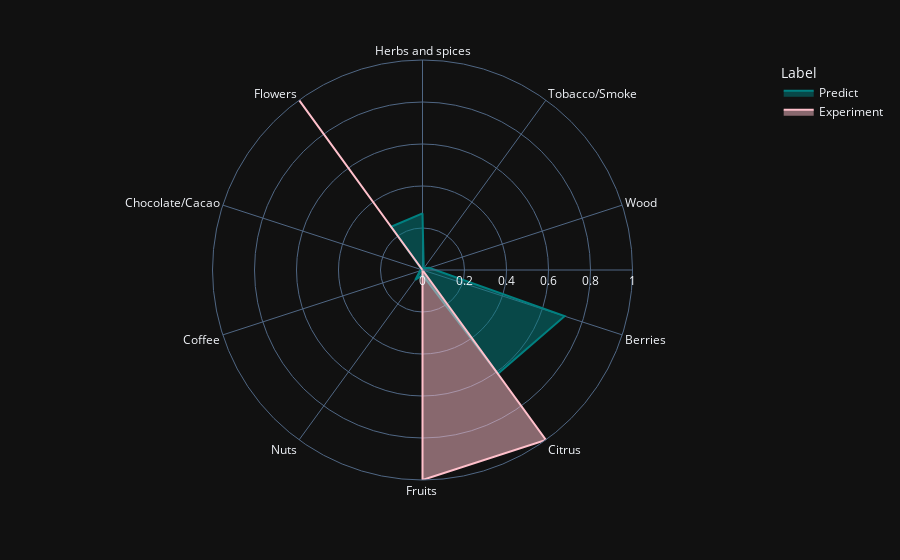
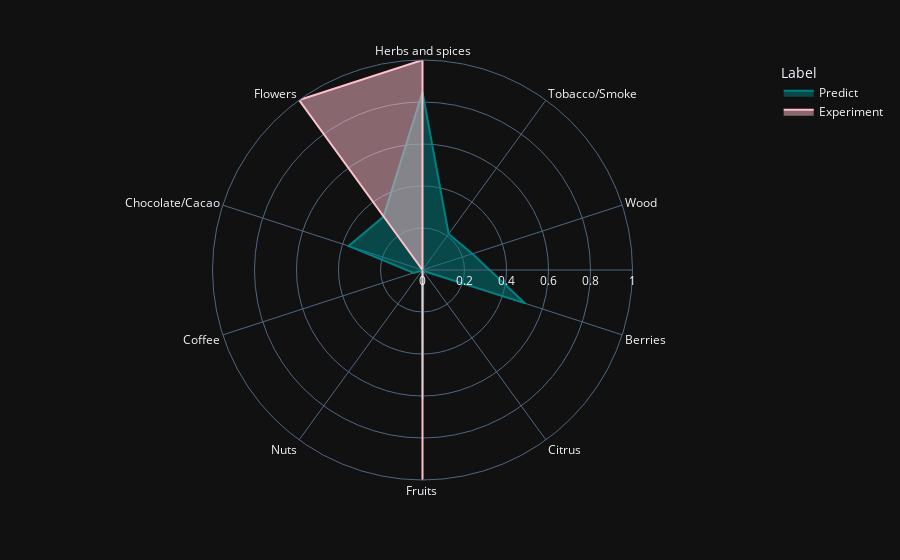
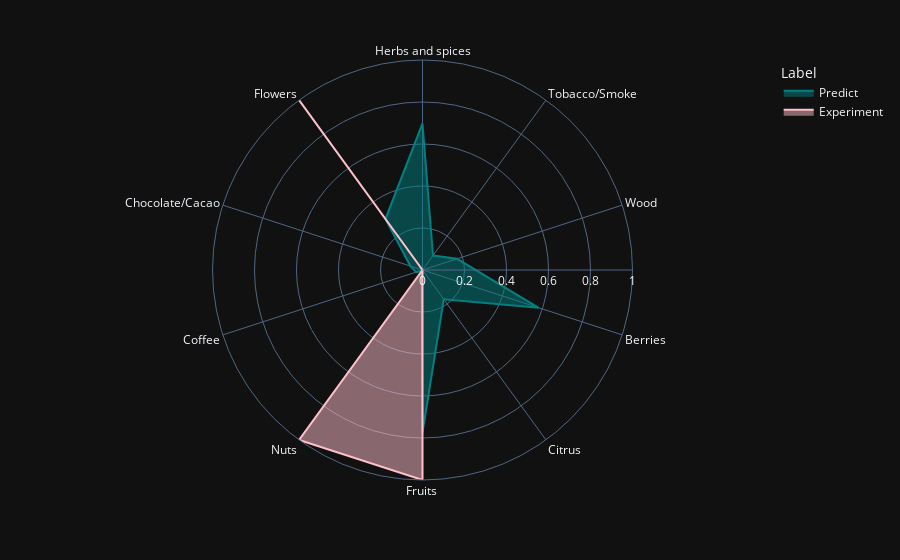
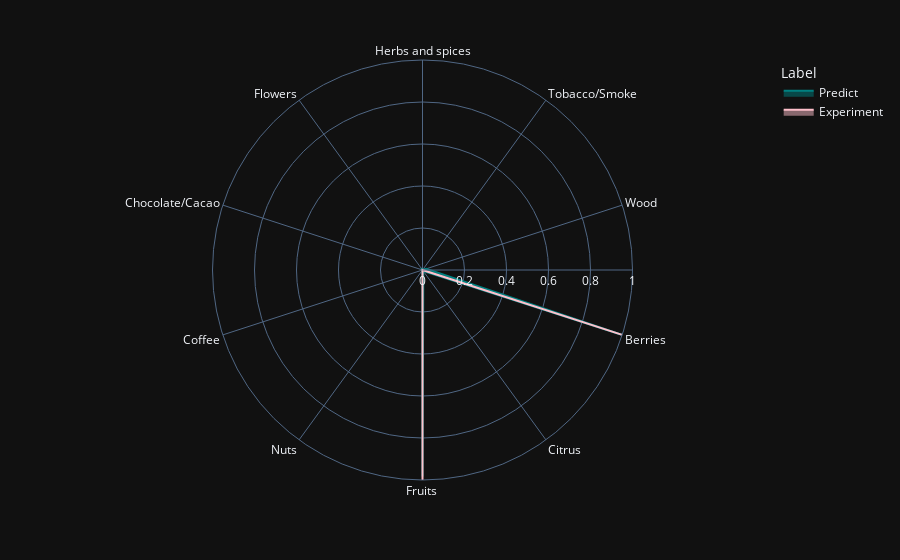

The cell these charts' notebook holds for them, in order:
### Code cell
for i in range(90):
    matrix, label = X_test[i].to(device).unsqueeze(0), y_test[i].to(device)
    aroma_map_comparison(matrix, label)

### Figure 1 — Plotly figure (JSON) as saved in the notebook; plotly's stock layout.template omitted (floating-point values rounded to 4 significant figures)
{"data": [{"fill": "toself", "hovertemplate": "Label=Predict<br>r=%{r}<br>theta=%{theta}<extra></extra>", "legendgroup": "Predict", "line": {"color": "#008080", "dash": "solid", "shape": "linear"}, "marker": {"symbol": "circle"}, "mode": "lines", "name": "Predict", "r": [0.2697, 0.009748, 0.03352, 0.7116, 0.6107, 0.02337, 0.05883, 0.01235, 0.002237, 0.2543, 0.2697], "showlegend": true, "subplot": "polar", "theta": ["Herbs and spices", "Tobacco/Smoke", "Wood", "Berries", "Citrus", "Fruits ", "Nuts", "Coffee", "Chocolate/Cacao", "Flowers", "Herbs and spices"], "type": "scatterpolar"}, {"fill": "toself", "hovertemplate": "Label=Experiment<br>r=%{r}<br>theta=%{theta}<extra></extra>", "legendgroup": "Experiment", "line": {"color": "#FFC0CB", "dash": "solid", "shape": "linear"}, "marker": {"symbol": "circle"}, "mode": "lines", "name": "Experiment", "r": [0, 0, 0, 0, 1, 1, 0, 0, 0, 1, 0], "showlegend": true, "subplot": "polar", "theta": ["Herbs and spices", "Tobacco/Smoke", "Wood", "Berries", "Citrus", "Fruits ", "Nuts", "Coffee", "Chocolate/Cacao", "Flowers", "Herbs and spices"], "type": "scatterpolar"}], "layout": {"legend": {"title": {"text": "Label"}, "tracegroupgap": 0}, "margin": {"t": 60}, "polar": {"angularaxis": {"direction": "clockwise", "rotation": 90}, "domain": {"x": [0, 1], "y": [0, 1]}, "radialaxis": {"range": [0, 1], "visible": true}}}}

### Figure 2 — Plotly figure (JSON) as saved in the notebook; plotly's stock layout.template omitted (floating-point values rounded to 4 significant figures)
{"data": [{"fill": "toself", "hovertemplate": "Label=Predict<br>r=%{r}<br>theta=%{theta}<extra></extra>", "legendgroup": "Predict", "line": {"color": "#008080", "dash": "solid", "shape": "linear"}, "marker": {"symbol": "circle"}, "mode": "lines", "name": "Predict", "r": [0.8479, 0.212, 0.2496, 0.5149, 0.006243, 0.6141, 0.00254, 0.04384, 0.3702, 0.3146, 0.8479], "showlegend": true, "subplot": "polar", "theta": ["Herbs and spices", "Tobacco/Smoke", "Wood", "Berries", "Citrus", "Fruits ", "Nuts", "Coffee", "Chocolate/Cacao", "Flowers", "Herbs and spices"], "type": "scatterpolar"}, {"fill": "toself", "hovertemplate": "Label=Experiment<br>r=%{r}<br>theta=%{theta}<extra></extra>", "legendgroup": "Experiment", "line": {"color": "#FFC0CB", "dash": "solid", "shape": "linear"}, "marker": {"symbol": "circle"}, "mode": "lines", "name": "Experiment", "r": [1, 0, 0, 0, 0, 1, 0, 0, 0, 1, 1], "showlegend": true, "subplot": "polar", "theta": ["Herbs and spices", "Tobacco/Smoke", "Wood", "Berries", "Citrus", "Fruits ", "Nuts", "Coffee", "Chocolate/Cacao", "Flowers", "Herbs and spices"], "type": "scatterpolar"}], "layout": {"legend": {"title": {"text": "Label"}, "tracegroupgap": 0}, "margin": {"t": 60}, "polar": {"angularaxis": {"direction": "clockwise", "rotation": 90}, "domain": {"x": [0, 1], "y": [0, 1]}, "radialaxis": {"range": [0, 1], "visible": true}}}}

### Figure 3 — Plotly figure (JSON) as saved in the notebook; plotly's stock layout.template omitted (floating-point values rounded to 4 significant figures)
{"data": [{"fill": "toself", "hovertemplate": "Label=Predict<br>r=%{r}<br>theta=%{theta}<extra></extra>", "legendgroup": "Predict", "line": {"color": "#008080", "dash": "solid", "shape": "linear"}, "marker": {"symbol": "circle"}, "mode": "lines", "name": "Predict", "r": [0.6977, 0.08501, 0.1731, 0.5821, 0.1721, 0.7741, 0.006174, 0.03229, 0.06068, 0.3001, 0.6977], "showlegend": true, "subplot": "polar", "theta": ["Herbs and spices", "Tobacco/Smoke", "Wood", "Berries", "Citrus", "Fruits ", "Nuts", "Coffee", "Chocolate/Cacao", "Flowers", "Herbs and spices"], "type": "scatterpolar"}, {"fill": "toself", "hovertemplate": "Label=Experiment<br>r=%{r}<br>theta=%{theta}<extra></extra>", "legendgroup": "Experiment", "line": {"color": "#FFC0CB", "dash": "solid", "shape": "linear"}, "marker": {"symbol": "circle"}, "mode": "lines", "name": "Experiment", "r": [0, 0, 0, 0, 0, 1, 1, 0, 0, 1, 0], "showlegend": true, "subplot": "polar", "theta": ["Herbs and spices", "Tobacco/Smoke", "Wood", "Berries", "Citrus", "Fruits ", "Nuts", "Coffee", "Chocolate/Cacao", "Flowers", "Herbs and spices"], "type": "scatterpolar"}], "layout": {"legend": {"title": {"text": "Label"}, "tracegroupgap": 0}, "margin": {"t": 60}, "polar": {"angularaxis": {"direction": "clockwise", "rotation": 90}, "domain": {"x": [0, 1], "y": [0, 1]}, "radialaxis": {"range": [0, 1], "visible": true}}}}

### Figure 4 — Plotly figure (JSON) as saved in the notebook; plotly's stock layout.template omitted (floating-point values rounded to 4 significant figures)
{"data": [{"fill": "toself", "hovertemplate": "Label=Predict<br>r=%{r}<br>theta=%{theta}<extra></extra>", "legendgroup": "Predict", "line": {"color": "#008080", "dash": "solid", "shape": "linear"}, "marker": {"symbol": "circle"}, "mode": "lines", "name": "Predict", "r": [0.00827, 0.0002428, 0.01848, 0.9973, 0.006628, 0.9836, 2.746e-05, 0.000561, 5.58e-07, 0.006604, 0.00827], "showlegend": true, "subplot": "polar", "theta": ["Herbs and spices", "Tobacco/Smoke", "Wood", "Berries", "Citrus", "Fruits ", "Nuts", "Coffee", "Chocolate/Cacao", "Flowers", "Herbs and spices"], "type": "scatterpolar"}, {"fill": "toself", "hovertemplate": "Label=Experiment<br>r=%{r}<br>theta=%{theta}<extra></extra>", "legendgroup": "Experiment", "line": {"color": "#FFC0CB", "dash": "solid", "shape": "linear"}, "marker": {"symbol": "circle"}, "mode": "lines", "name": "Experiment", "r": [0, 0, 0, 1, 0, 1, 0, 0, 0, 0, 0], "showlegend": true, "subplot": "polar", "theta": ["Herbs and spices", "Tobacco/Smoke", "Wood", "Berries", "Citrus", "Fruits ", "Nuts", "Coffee", "Chocolate/Cacao", "Flowers", "Herbs and spices"], "type": "scatterpolar"}], "layout": {"legend": {"title": {"text": "Label"}, "tracegroupgap": 0}, "margin": {"t": 60}, "polar": {"angularaxis": {"direction": "clockwise", "rotation": 90}, "domain": {"x": [0, 1], "y": [0, 1]}, "radialaxis": {"range": [0, 1], "visible": true}}}}
